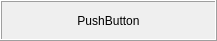
<?xml version="1.0" encoding="UTF-8"?>
<ui version="4.0">
 <class>leapButton</class>
 <widget class="QWidget" name="leapButton">
  <property name="geometry">
   <rect>
    <x>0</x>
    <y>0</y>
    <width>217</width>
    <height>41</height>
   </rect>
  </property>
  <property name="windowTitle">
   <string>Form</string>
  </property>
  <layout class="QGridLayout" name="gridLayout">
   <property name="leftMargin">
    <number>0</number>
   </property>
   <property name="topMargin">
    <number>0</number>
   </property>
   <property name="rightMargin">
    <number>0</number>
   </property>
   <property name="bottomMargin">
    <number>0</number>
   </property>
   <property name="spacing">
    <number>0</number>
   </property>
   <item row="0" column="0">
    <widget class="QFrame" name="frame">
     <property name="frameShape">
      <enum>QFrame::Box</enum>
     </property>
     <property name="frameShadow">
      <enum>QFrame::Raised</enum>
     </property>
     <layout class="QGridLayout" name="gridLayout_2">
      <property name="leftMargin">
       <number>0</number>
      </property>
      <property name="topMargin">
       <number>0</number>
      </property>
      <property name="rightMargin">
       <number>0</number>
      </property>
      <property name="bottomMargin">
       <number>0</number>
      </property>
      <property name="spacing">
       <number>0</number>
      </property>
      <item row="0" column="0">
       <widget class="QPushButton" name="pushButton">
        <property name="sizePolicy">
         <sizepolicy hsizetype="Preferred" vsizetype="Preferred">
          <horstretch>0</horstretch>
          <verstretch>0</verstretch>
         </sizepolicy>
        </property>
        <property name="text">
         <string>PushButton</string>
        </property>
        <property name="flat">
         <bool>true</bool>
        </property>
       </widget>
      </item>
     </layout>
    </widget>
   </item>
  </layout>
 </widget>
 <resources/>
 <connections/>
</ui>
